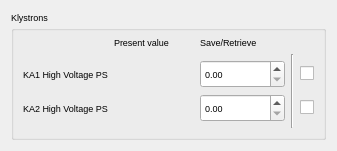
<?xml version="1.0" encoding="UTF-8"?>
<ui version="4.0">
 <class>klystronSnapshot</class>
 <widget class="TaurusWidget" name="klystronSnapshot">
  <property name="geometry">
   <rect>
    <x>0</x>
    <y>0</y>
    <width>333</width>
    <height>148</height>
   </rect>
  </property>
  <property name="font">
   <font>
    <pointsize>7</pointsize>
   </font>
  </property>
  <property name="windowTitle">
   <string>Form</string>
  </property>
  <layout class="QGridLayout" name="gridLayout_3">
   <item row="0" column="0">
    <widget class="TaurusGroupBox" name="klystronGroup">
     <property name="title">
      <string>Klystrons</string>
     </property>
     <layout class="QGridLayout" name="gridLayout">
      <item row="3" column="0">
       <widget class="QLabel" name="ka2HVPSLabel">
        <property name="text">
         <string>KA2 High Voltage PS</string>
        </property>
       </widget>
      </item>
      <item row="2" column="0">
       <widget class="QLabel" name="ka1HVPSLabel">
        <property name="text">
         <string>KA1 High Voltage PS</string>
        </property>
       </widget>
      </item>
      <item row="0" column="1">
       <widget class="QLabel" name="PresentWriteTitle">
        <property name="text">
         <string>Present value</string>
        </property>
       </widget>
      </item>
      <item row="5" column="1">
       <spacer name="verticalSpacer">
        <property name="orientation">
         <enum>Qt::Vertical</enum>
        </property>
        <property name="sizeHint" stdset="0">
         <size>
          <width>20</width>
          <height>40</height>
         </size>
        </property>
       </spacer>
      </item>
      <item row="2" column="4">
       <widget class="QCheckBox" name="ka1HVPSCheck">
        <property name="text">
         <string/>
        </property>
       </widget>
      </item>
      <item row="2" column="2">
       <widget class="QDoubleSpinBox" name="ka1HVPSWrite">
        <property name="minimumSize">
         <size>
          <width>85</width>
          <height>28</height>
         </size>
        </property>
        <property name="maximumSize">
         <size>
          <width>85</width>
          <height>28</height>
         </size>
        </property>
       </widget>
      </item>
      <item row="0" column="2">
       <widget class="QLabel" name="SaveRetrieveTitle">
        <property name="text">
         <string>Save/Retrieve</string>
        </property>
       </widget>
      </item>
      <item row="2" column="1">
       <widget class="TaurusLabel" name="ka1HVPSRead">
        <property name="minimumSize">
         <size>
          <width>80</width>
          <height>20</height>
         </size>
        </property>
       </widget>
      </item>
      <item row="3" column="1">
       <widget class="TaurusLabel" name="ka2HVPSRead">
        <property name="minimumSize">
         <size>
          <width>80</width>
          <height>20</height>
         </size>
        </property>
       </widget>
      </item>
      <item row="3" column="2">
       <widget class="QDoubleSpinBox" name="ka2HVPSWrite">
        <property name="minimumSize">
         <size>
          <width>85</width>
          <height>28</height>
         </size>
        </property>
        <property name="maximumSize">
         <size>
          <width>85</width>
          <height>28</height>
         </size>
        </property>
       </widget>
      </item>
      <item row="3" column="4">
       <widget class="QCheckBox" name="ka2HVPSCheck">
        <property name="text">
         <string/>
        </property>
       </widget>
      </item>
      <item row="1" column="3" rowspan="4">
       <widget class="Line" name="line">
        <property name="orientation">
         <enum>Qt::Vertical</enum>
        </property>
       </widget>
      </item>
     </layout>
    </widget>
   </item>
  </layout>
 </widget>
 <customwidgets>
  <customwidget>
   <class>TaurusWidget</class>
   <extends>QWidget</extends>
   <header>taurus.qt.qtgui.container</header>
   <container>1</container>
  </customwidget>
  <customwidget>
   <class>TaurusGroupBox</class>
   <extends>QGroupBox</extends>
   <header>taurus.qt.qtgui.container</header>
   <container>1</container>
  </customwidget>
  <customwidget>
   <class>TaurusLabel</class>
   <extends>QLabel</extends>
   <header>taurus.qt.qtgui.display</header>
  </customwidget>
 </customwidgets>
 <resources/>
 <connections/>
</ui>
